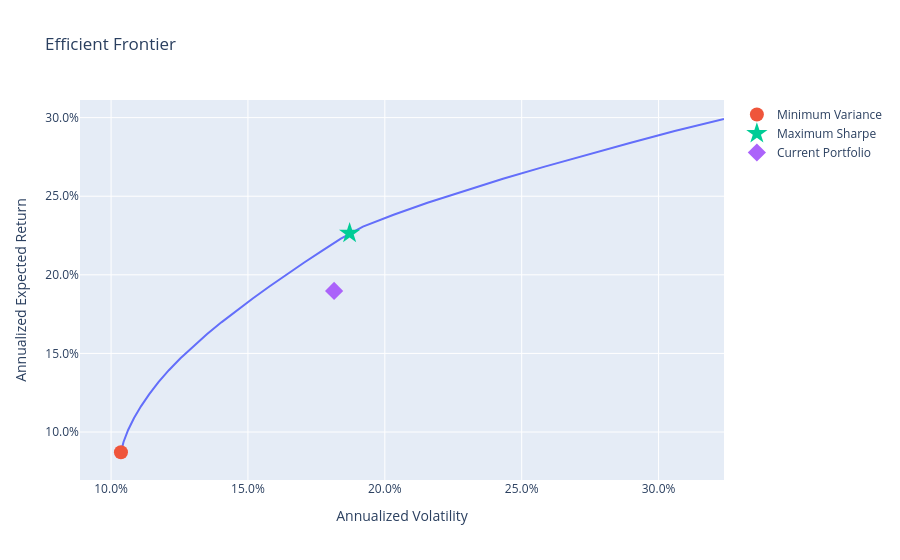

Notebook code cell kept with this figure:
### Code cell
import plotly.express as px
import plotly.graph_objects as go

frontier_figure = px.line(
    frontier,
    x="Volatility",
    y="Expected Return",
    title="Efficient Frontier",
    labels={
        "Volatility": "Annualized Volatility",
        "Expected Return": "Annualized Expected Return",
    },
)

frontier_figure.add_trace(
    go.Scatter(
        x=[minimum_variance.volatility],
        y=[minimum_variance.expected_return],
        mode="markers",
        marker={"size": 14},
        name="Minimum Variance",
    )
)

frontier_figure.add_trace(
    go.Scatter(
        x=[maximum_sharpe.volatility],
        y=[maximum_sharpe.expected_return],
        mode="markers",
        marker={"size": 16, "symbol": "star"},
        name="Maximum Sharpe",
    )
)

frontier_figure.add_trace(
    go.Scatter(
        x=[current_volatility],
        y=[current_return],
        mode="markers",
        marker={"size": 14, "symbol": "diamond"},
        name="Current Portfolio",
    )
)

frontier_figure.update_layout(
    xaxis_tickformat=".1%",
    yaxis_tickformat=".1%",
    hovermode="closest",
)

frontier_figure.show()

### Figure 1 — Plotly figure (JSON) as saved in the notebook; plotly's stock layout.template omitted (floating-point values rounded to 4 significant figures)
{"data": [{"hovertemplate": "Annualized Volatility=%{x}<br>Annualized Expected Return=%{y}<extra></extra>", "legendgroup": "", "line": {"color": "#636efa", "dash": "solid"}, "marker": {"symbol": "circle"}, "mode": "lines", "name": "", "orientation": "v", "showlegend": false, "type": "scatter", "x": [0.1036, 0.1036, 0.1036, 0.1036, 0.1036, 0.1036, 0.1036, 0.1036, 0.1036, 0.1036, 0.1036, 0.1036, 0.1036, 0.1045, 0.1062, 0.1084, 0.111, 0.114, 0.1173, 0.1211, 0.1253, 0.13, 0.135, 0.1403, 0.1459, 0.1517, 0.1578, 0.1641, 0.1706, 0.1772, 0.1839, 0.192, 0.2032, 0.2156, 0.229, 0.2432, 0.2581, 0.2735, 0.2895, 0.3059, 0.3239], "xaxis": "x", "y": [0.08713, 0.08713, 0.08713, 0.08713, 0.08713, 0.08713, 0.08713, 0.08713, 0.08713, 0.08713, 0.08713, 0.08713, 0.08713, 0.09367, 0.1013, 0.1089, 0.1165, 0.1241, 0.1317, 0.1393, 0.1469, 0.1545, 0.1622, 0.1698, 0.1774, 0.185, 0.1926, 0.2002, 0.2078, 0.2154, 0.223, 0.2306, 0.2382, 0.2459, 0.2535, 0.2611, 0.2687, 0.2763, 0.2839, 0.2915, 0.2991], "yaxis": "y"}, {"marker": {"size": 14}, "mode": "markers", "name": "Minimum Variance", "type": "scatter", "x": [0.1036], "y": [0.08713]}, {"marker": {"size": 16, "symbol": "star"}, "mode": "markers", "name": "Maximum Sharpe", "type": "scatter", "x": [0.1871], "y": [0.2265]}, {"marker": {"size": 14, "symbol": "diamond"}, "mode": "markers", "name": "Current Portfolio", "type": "scatter", "x": [0.1815], "y": [0.1898]}], "layout": {"hovermode": "closest", "legend": {"tracegroupgap": 0}, "title": {"text": "Efficient Frontier"}, "xaxis": {"anchor": "y", "domain": [0, 1], "tickformat": ".1%", "title": {"text": "Annualized Volatility"}}, "yaxis": {"anchor": "x", "domain": [0, 1], "tickformat": ".1%", "title": {"text": "Annualized Expected Return"}}}}
